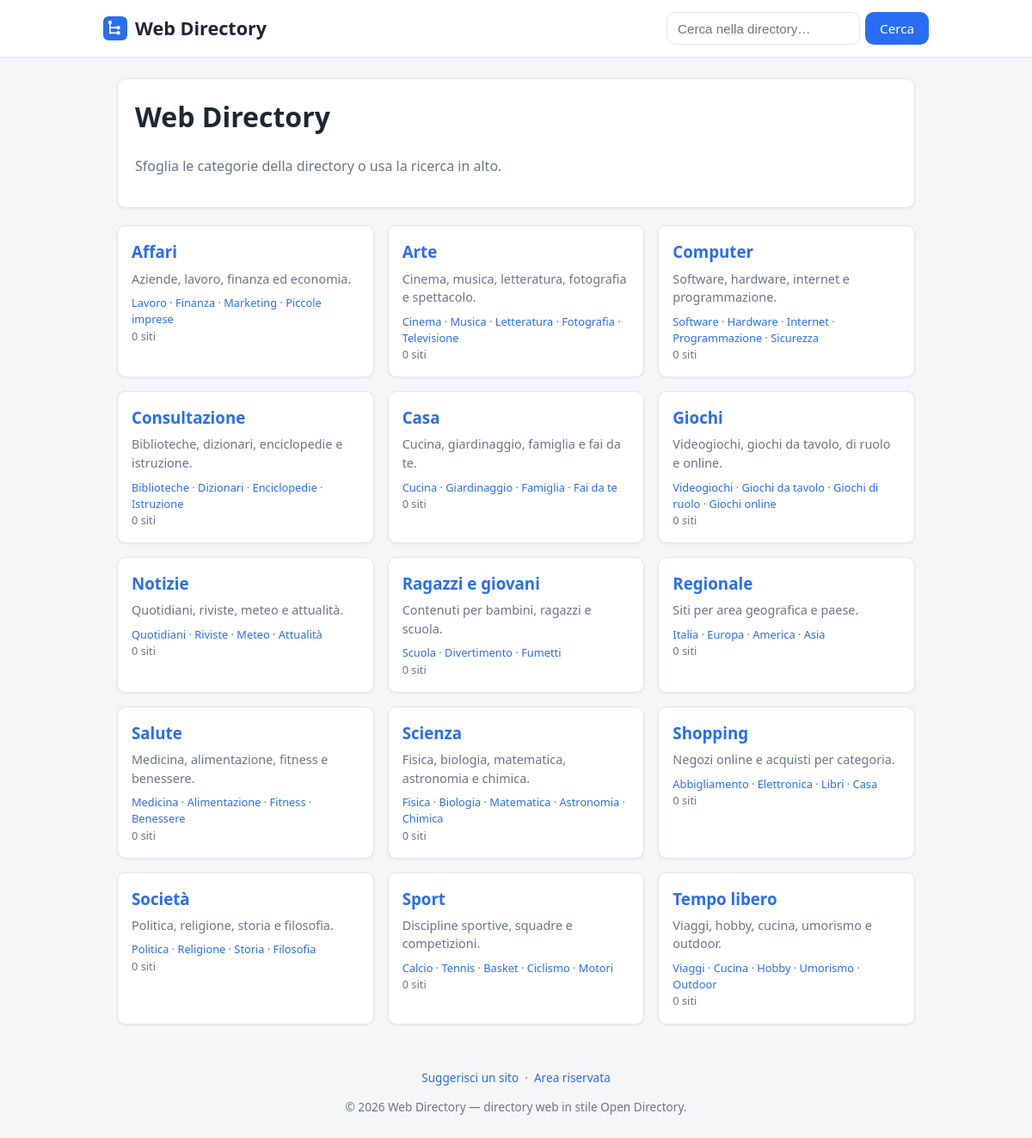
Before: / with the older database file.
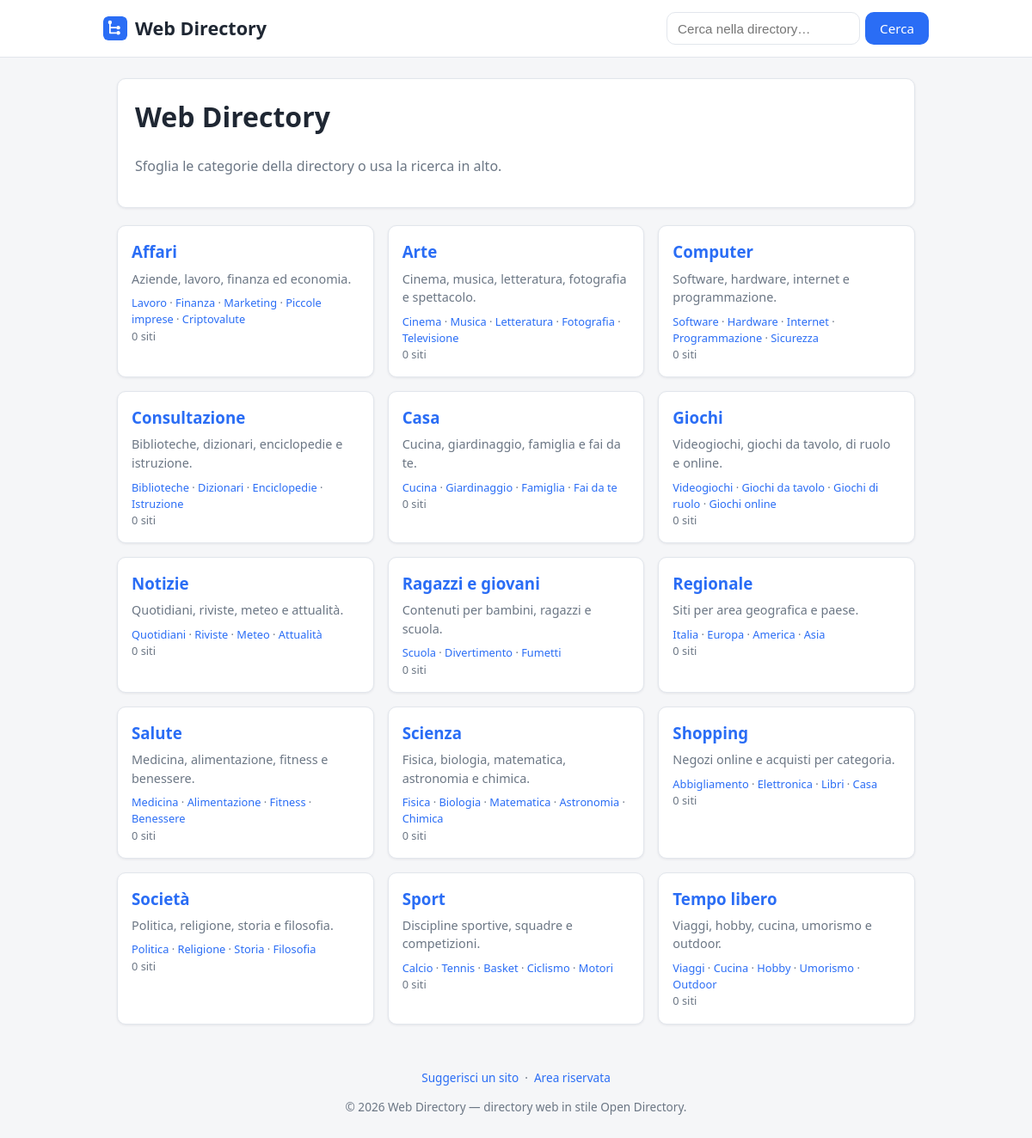
After: the same page with the newer database file.
### tables this page shows
CREATE TABLE `categories` (
  `id`          INT UNSIGNED NOT NULL AUTO_INCREMENT,
  `parent_id`   INT UNSIGNED NULL,
  `name`        VARCHAR(160) NOT NULL,
  `slug`        VARCHAR(180) NOT NULL,
  `path`        VARCHAR(2000) NOT NULL DEFAULT '',   
  `description` TEXT NULL,
  `sort_order`  INT NOT NULL DEFAULT 0,
  `created_at`  DATETIME NOT NULL DEFAULT CURRENT_TIMESTAMP,
  PRIMARY KEY (`id`),
  KEY `idx_categories_parent` (`parent_id`),
  KEY `idx_categories_path` (`path`(191)),
  CONSTRAINT `fk_categories_parent` FOREIGN KEY (`parent_id`)
      REFERENCES `categories`(`id`) ON DELETE CASCADE
);

### app/helpers.php (called while the page is built, shortened)
<?php
function e(?string $v): string
{
    return htmlspecialchars((string) $v, ENT_QUOTES | ENT_SUBSTITUTE, 'UTF-8');
}
function url(string $path = ''): string
{
    global $CONFIG;
    $base = rtrim($CONFIG['site']['base_url'] ?? '', '/');
    $path = '/' . ltrim($path, '/');
    return $base . ($path === '/' ? '/' : $path);
}
function view(string $view, array $data = [], string $layout = 'layout'): void
{
    extract($data, EXTR_SKIP);
    require APP_PATH . '/views/' . $view . '.php';
    $content = ob_get_clean();
    require APP_PATH . '/views/partials/' . $layout . '.php';
}

### app/controllers/PublicController.php (called while the page is built, shortened)
<?php
class PublicController
{
    public static function home(): void
    {
        $roots = Category::roots();
        view('public/home', [
            'title' => null,
            'roots' => $roots,
        ]);
    }
}

### app/config.php (called while the page is built)
<?php
return [
    'db' => [
        'driver'  => getenv('DB_DRIVER') ?: 'mysql',
        'host'    => getenv('DB_HOST') ?: '127.0.0.1',
        'name'    => getenv('DB_NAME') ?: 'dircms',
        'user'    => getenv('DB_USER') ?: 'root',
        'pass'    => getenv('DB_PASS') ?: '',
        'charset' => 'utf8mb4',
    ],
    'site' => [
        'name'     => 'Web Directory',
        'base_url' => '',
        'url'      => getenv('SITE_URL') ?: 'https://webdirectory.link',
    ],
    'per_page' => 20,
    'adsense' => [
        'client' => getenv('ADSENSE_CLIENT') ?: '',
        'slot'   => getenv('ADSENSE_SLOT') ?: '',
    ],
    'antispam' => [
        'enabled'  => true,
        'min_secs' => 3,
    ],
];

### app/Database.php (called while the page is built, shortened)
<?php
class Database
{
    private static ?PDO $pdo = null;
    public static function connect(array $cfg): PDO
    {
        $dsn = sprintf(
            'mysql:host=%s;dbname=%s;charset=%s',
            $cfg['host'],
            $cfg['name'],
            $cfg['charset']
        );
        self::$pdo = new PDO($dsn, $cfg['user'], $cfg['pass'], [
            PDO::ATTR_ERRMODE            => PDO::ERRMODE_EXCEPTION,
            PDO::ATTR_DEFAULT_FETCH_MODE => PDO::FETCH_ASSOC,
            PDO::ATTR_EMULATE_PREPARES   => false,
        ]);
        return self::$pdo;
    }
    public static function pdo(): PDO
    {
        return self::$pdo;
    }
}

### app/models/Category.php (called while the page is built, shortened)
<?php
class Category
{
    public static function db(): PDO
    {
        return Database::pdo();
    }
    public static function roots(): array
    {
        $st = self::db()->query(
            'SELECT * FROM categories WHERE parent_id IS NULL
             ORDER BY sort_order, name'
        );
        return $st->fetchAll();
    }
    public static function children(?int $parentId): array
    {
        $st = self::db()->prepare(
            'SELECT * FROM categories WHERE parent_id = ?
             ORDER BY sort_order, name'
        );
        $st->execute([$parentId]);
        return $st->fetchAll();
    }
    public static function linkCount(int $categoryId): int
    {
        $st = self::db()->prepare(
            "SELECT COUNT(*) FROM links WHERE category_id = ? AND status = 'approved'"
        );
        $st->execute([$categoryId]);
        return (int) $st->fetchColumn();
    }
}

### app/views/public/home.php (the view, shortened to what the changed rows need)
<div class="panel">
  <h1><?= e($CONFIG['site']['name'] ?? 'Directory') ?></h1>
  <p class="muted">Sfoglia le categorie della directory o usa la ricerca in alto.</p>
</div>
<?php if (!$roots): ?>
  <p class="muted">Nessuna categoria ancora. Accedi all'<a href="<?= e(url('/admin')) ?>">area riservata</a> per crearne.</p>
<?php else: ?>
  <div class="grid">
    <?php foreach ($roots as $cat): ?>
      <?php
        $children = Category::children((int) $cat['id']);
        $count = Category::linkCount((int) $cat['id']);
      ?>
      <div class="cat-card">
        <h3><a href="<?= e(url($cat['path'])) ?>"><?= e($cat['name']) ?></a></h3>
        <?php if (!empty($cat['description'])): ?>
          <p><?= e($cat['description']) ?></p>
        <?php endif; ?>
        <?php if ($children): ?>
          <p class="count" style="margin-top:8px">
            <?php foreach (array_slice($children, 0, 5) as $i => $ch): ?>
              <?= $i ? ' · ' : '' ?><a href="<?= e(url($ch['path'])) ?>"><?= e($ch['name']) ?></a>
            <?php endforeach; ?>
          </p>
        <?php endif; ?>
        <p class="count"><?= $count ?> sit<?= $count === 1 ? 'o' : 'i' ?></p>
      </div>
    <?php endforeach; ?>
  </div>
<?php endif; ?>

### public/index.php (shortened to what the changed rows need)
<?php
$configFile = APP_PATH . '/config.php';
$CONFIG = require $configFile;
require APP_PATH . '/Database.php';
require APP_PATH . '/helpers.php';
require APP_PATH . '/models/Category.php';
require APP_PATH . '/controllers/PublicController.php';
$uri = parse_url($_SERVER['REQUEST_URI'] ?? '/', PHP_URL_PATH) ?? '/';
$uri = '/' . trim(rawurldecode($uri), '/');
$method = $_SERVER['REQUEST_METHOD'] ?? 'GET';
foreach ($routes as [$rMethod, $pattern, $handler]) {
    if ($rMethod === $method && preg_match($pattern, $uri, $m)) {
        array_shift($m);
        $handler(...$m);
        exit;
    }
}

### app/views/partials/layout.php (shortened to what the changed rows need)
<?php
$siteName = $CONFIG['site']['name'] ?? 'Directory';
?><!DOCTYPE html>
<html lang="it">
<head>
  <link rel="stylesheet" href="<?= e(url('assets/css/style.css')) ?>">
</head>
<body>
  <header class="site-header">
    <div class="container bar">
      <a class="logo" href="<?= e(url('/')) ?>">
        <img src="<?= e(url('assets/favicon.svg')) ?>" alt="" width="28" height="28" class="logo-icon">
        <?= e($siteName) ?>
      </a>
      <form class="search" action="<?= e(url('/search')) ?>" method="get" role="search">
        <input type="search" name="q" placeholder="Cerca nella directory…" value="<?= e($_GET['q'] ?? '') ?>">
        <button class="btn" type="submit">Cerca</button>
      </form>
    </div>
  </header>
  <main>
    <div class="container">
      <?= $content ?>
    </div>
  </main>
  <footer class="site-footer">
    <div class="container">
      <a href="<?= e(url('/suggest')) ?>">Suggerisci un sito</a>
      &nbsp;·&nbsp;
      <a href="<?= e(url('/admin')) ?>">Area riservata</a>
      <p>&copy; <?= date('Y') ?> <?= e($siteName) ?> — directory web in stile Open Directory.</p>
    </div>
  </footer>
</body>
</html>

Changed rows visible on the page:
added categories: name "Criptovalute", shown under "Affari"
